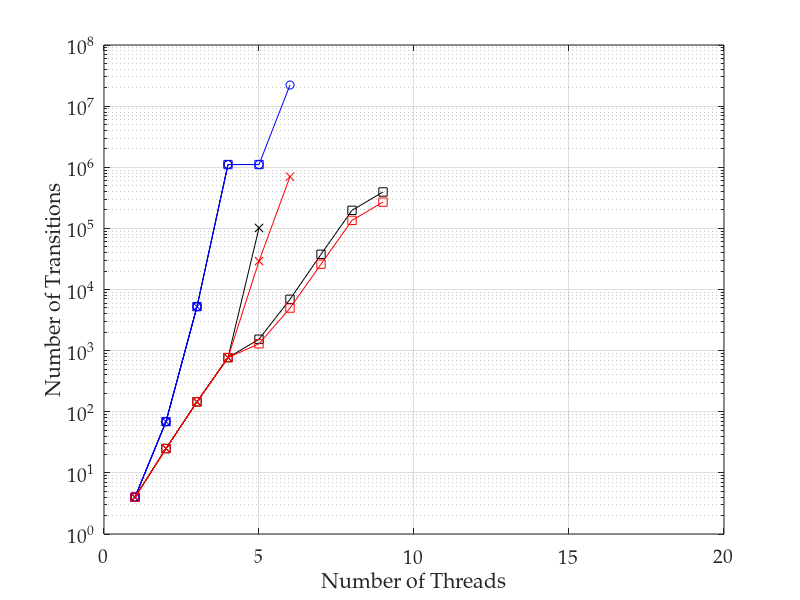

Here is the MATLAB script that generated this plot: (Note: this script raises an error after producing the figure.)
%% importing data
transitions = dlmread('t43_tpl4_ops3.csv', ',', 0, 0);
% convert 0 values to NaNs, as these don't plot
transitions(transitions==0)=nan;
threads = [1:9];

%% plotting lines

semilogy(threads, transitions(:, 1), 'ko-')
hold on
semilogy(threads, transitions(:, 2), 'kx-')
semilogy(threads, transitions(:, 3), 'ks-')
semilogy(threads, transitions(:, 4), 'bo-')
semilogy(threads, transitions(:, 5), 'bx-')
semilogy(threads, transitions(:, 6), 'bs-')
semilogy(threads, transitions(:, 7), 'rx-')
semilogy(threads, transitions(:, 8), 'rs-')
hold off
grid on

%% adding axis labels
ax = gca;
set(ax, 'FontName', 'Palatino Linotype', 'FontSize', 14);
xlabel('Number of Threads');
ylabel('Number of Transitions');
axis([0 20 1 100000000])
ax.YTick = [1 100 10000 1000000 100000000];

%% output pdf file
h = figure(1);
h.Units = 'centimeters'; % set figure position to cm
%h.Position(2) = [h.Position(2)-9]; % set figure position bevore resize
h.Position([3:4]) = [10,7]; % resize figure
Plot2LaTeX( h, 't43_tpl4_ops3' )